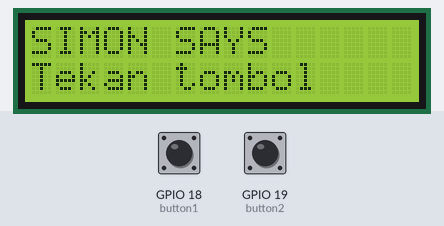
A sketch run on a simulated ESP32. Parts: 16×2 character LCD. The test bench sets the inputs (shaded band); at power-on: GPIO 18 (button1) HIGH, GPIO 19 (button2) HIGH. Random numbers use the default seed unless the sketch sets one.

Above: at 1.2 s.
1.3 s: GPIO 18 (button1) pulled LOW for 0.15 s
At 4.0 s:
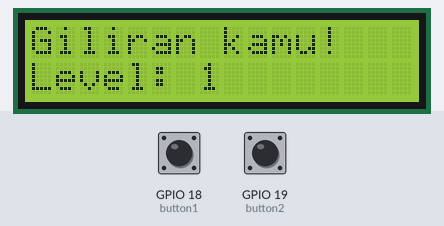
4.4 s: GPIO 19 (button2) pulled LOW for 0.15 s
At 4.9 s:
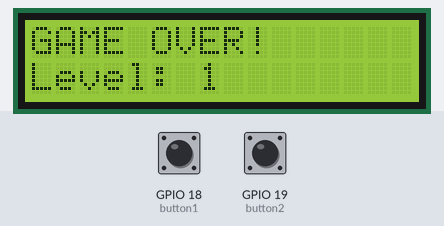
7.5 s: GPIO 18 (button1) pulled LOW for 1 s
At 9.7 s:
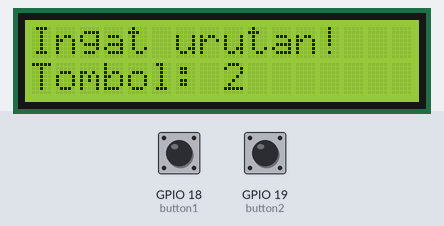
11.5 s: GPIO 19 (button2) pulled LOW for 1 s
At 13.3 s:
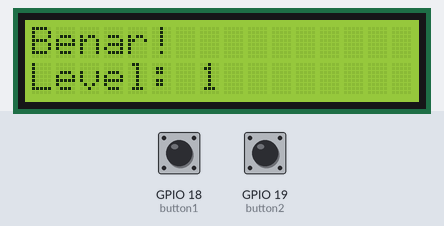
15.0 s: GPIO 19 (button2) pulled LOW for 3.2 s
At 18.7 s:
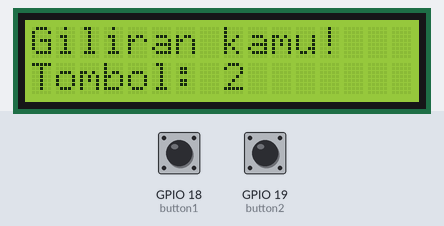
Timing chart, 0 to 20.2 s (numbered marks = the images above; inputs shaded):
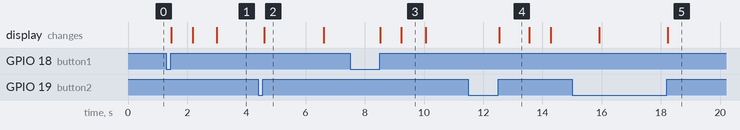

The sketch:

simon_says.ino
```cpp
#include <Wire.h>
#include <LiquidCrystal_I2C.h>

LiquidCrystal_I2C lcd(0x27, 16, 2);

const int button1 = 18;
const int button2 = 19;

const int MAX_LEVEL = 50;
int sequence[MAX_LEVEL];
int level = 1;

int readButton() {
  if (digitalRead(button1) == LOW) {
    delay(30);
    if (digitalRead(button1) == LOW) {
      while (digitalRead(button1) == LOW) {
        delay(10);
      }
      return 0;
    }
  }

  if (digitalRead(button2) == LOW) {
    delay(30);
    if (digitalRead(button2) == LOW) {
      while (digitalRead(button2) == LOW) {
        delay(10);
      }
      return 1;
    }
  }

  return -1;
}

void showReady() {
  lcd.clear();
  lcd.setCursor(0, 0);
  lcd.print("SIMON SAYS");
  lcd.setCursor(0, 1);
  lcd.print("Tekan tombol");
}

void showSequence() {
  lcd.clear();
  lcd.setCursor(0, 0);
  lcd.print("Ingat urutan!");
  delay(700);

  for (int i = 0; i < level; i++) {
    lcd.setCursor(0, 1);
    lcd.print("Tombol: ");
    lcd.print(sequence[i] + 1);
    lcd.print("       ");
    delay(800);
  }

  lcd.clear();
  lcd.setCursor(0, 0);
  lcd.print("Giliran kamu!");
  lcd.setCursor(0, 1);
  lcd.print("Level: ");
  lcd.print(level);
}

bool checkPlayer() {
  for (int i = 0; i < level; i++) {
    int pressed = -1;

    while (pressed == -1) {
      pressed = readButton();
      delay(5);
    }

    lcd.setCursor(0, 1);
    lcd.print("Tombol: ");
    lcd.print(pressed + 1);
    lcd.print("        ");

    if (pressed != sequence[i]) {
      return false;
    }
  }

  return true;
}

void gameOver() {
  lcd.clear();
  lcd.setCursor(0, 0);
  lcd.print("GAME OVER!");
  lcd.setCursor(0, 1);
  lcd.print("Level: ");
  lcd.print(level);

  delay(2000);

  level = 1;
  showReady();
}

void setup() {
  Wire.begin(21, 22);

  pinMode(button1, INPUT_PULLUP);
  pinMode(button2, INPUT_PULLUP);

  lcd.init();
  lcd.backlight();

  randomSeed(micros());
  showReady();
}

void loop() {
  if (readButton() != -1) {
    level = 1;

    while (level <= MAX_LEVEL) {
      for (int i = 0; i < level; i++) {
        sequence[i] = random(2);
      }

      showSequence();

      if (!checkPlayer()) {
        gameOver();
        return;
      }

      lcd.clear();
      lcd.setCursor(0, 0);
      lcd.print("Benar!");
      lcd.setCursor(0, 1);
      lcd.print("Level: ");
      lcd.print(level);

      delay(1000);
      level++;
    }

    lcd.clear();
    lcd.setCursor(0, 0);
    lcd.print("KAMU MENANG!");
    delay(2000);

    level = 1;
    showReady();
  }
}
```

Measured:
- after the input at 1.3 s, the display: first changes after 0.17 s (image 1 shows a later state)
- after the input at 4.4 s, the display: changes after 0.20 s (image 2)
- after the input at 7.5 s, the display: first changes after 1.0 s (image 3 shows a later state)
- after the input at 11.5 s, the display: changes after 1.0 s (image 4)
- what the display in image 2 shows lasts 2.0 s, from 4.6 s to 6.6 s
- what the display in image 3 shows lasts 0.9 s, from 9.2 s to 10.1 s
- what the display in image 4 shows lasts 1.1 s, from 12.5 s to 13.6 s
